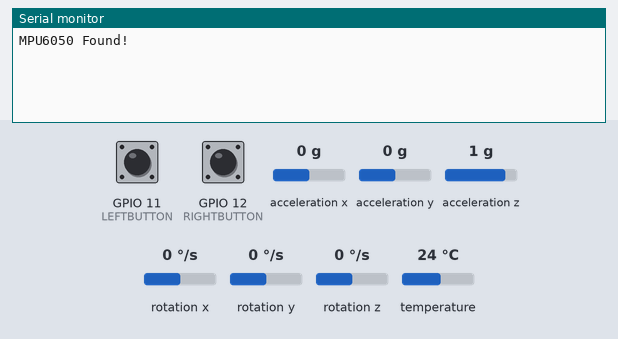
The sketch below on a simulated ESP32-S3. On the bench: the last lines printed to the serial monitor. The test bench sets the inputs (shaded band); at power-on: GPIO 11 (LEFTBUTTON) HIGH, GPIO 12 (RIGHTBUTTON) HIGH, acceleration x 0 g, acceleration y 0 g, acceleration z 1 g, rotation x 0 °/s, rotation y 0 °/s, rotation z 0 °/s, temperature 24 °C. USB keyboard and mouse output is not drawn.

Above: at 2.2 s.
2.3 s: GPIO 11 (LEFTBUTTON) pulled LOW for 3.2 s
At 6.3 s:
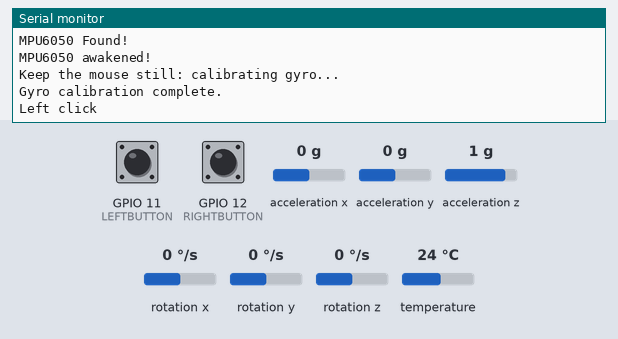
7.0 s: GPIO 12 (RIGHTBUTTON) pulled LOW for 0.15 s
At 7.4 s:
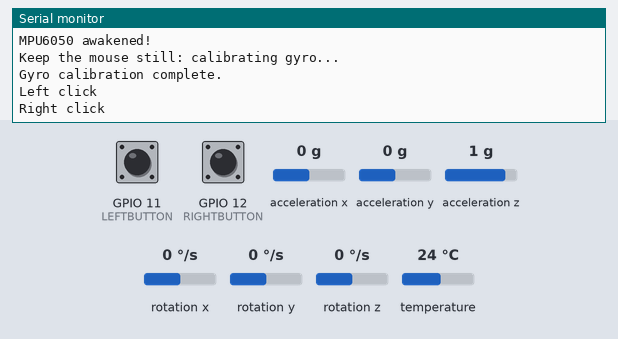

Measured:
- after the input at 2.3 s, the serial monitor: prints a new line after 3.1 s (image 1)
- after the input at 7.0 s, the serial monitor: prints a new line at once (image 2)

The sketch:

ESP32_AirMouse.ino
```cpp
/******接线说明********/
/*左键按钮————GPIO11
  右键按钮————GPIO12
  MPU6050 SCL————GPIO8（PB8）
  MPU6050 SDA————GPIO9（PB9）*/
#include <BleMouse.h>
#include <Adafruit_MPU6050.h>
#include <Wire.h>
#include <math.h>

#define LEFTBUTTON 11  //左键
#define RIGHTBUTTON 12  //右键
#define I2C_SCL 8
#define I2C_SDA 9
#define SPEED 5.0f

constexpr uint32_t SAMPLE_PERIOD_MS = 10;
constexpr uint16_t CALIBRATION_SAMPLES = 120;
constexpr float FILTER_ALPHA = 0.25f;
constexpr float GYRO_DEADBAND = 0.025f;  // rad/s

Adafruit_MPU6050 mpu;
BleMouse bleMouse;

bool sleepMPU = true;
bool leftButtonWasPressed = false;
bool rightButtonWasPressed = false;
float gyroZOffset = 0.0f;
float gyroXOffset = 0.0f;
float filteredMouseX = 0.0f;
float filteredMouseY = 0.0f;
float fractionalMouseX = 0.0f;
float fractionalMouseY = 0.0f;
uint32_t previousSampleMs = 0;

void calibrateGyro() {
  sensors_event_t a, g, temp;
  float zSum = 0.0f;
  float xSum = 0.0f;

  Serial.println("Keep the mouse still: calibrating gyro...");
  for (uint16_t i = 0; i < CALIBRATION_SAMPLES; ++i) {
    mpu.getEvent(&a, &g, &temp);
    zSum += g.gyro.z;
    xSum += g.gyro.x;
    delay(5);
  }

  gyroZOffset = zSum / CALIBRATION_SAMPLES;
  gyroXOffset = xSum / CALIBRATION_SAMPLES;
  filteredMouseX = 0.0f;
  filteredMouseY = 0.0f;
  fractionalMouseX = 0.0f;
  fractionalMouseY = 0.0f;
  previousSampleMs = millis();
  Serial.println("Gyro calibration complete.");
}

int8_t takeWholeCounts(float &fractionalCounts) {
  int16_t wholeCounts = static_cast<int16_t>(fractionalCounts);
  if (wholeCounts > 127) wholeCounts = 127;
  if (wholeCounts < -127) wholeCounts = -127;
  fractionalCounts -= wholeCounts;
  return static_cast<int8_t>(wholeCounts);
}

void setup() {
  Serial.begin(115200);

  pinMode(LEFTBUTTON, INPUT_PULLUP);
  pinMode(RIGHTBUTTON, INPUT_PULLUP);

  bleMouse.begin();

  Wire.begin(I2C_SDA, I2C_SCL);

  delay(1000);
  if (!mpu.begin()) {
    Serial.println("Failed to find MPU6050 chip");
    while (1) {
      delay(10);
    }
  }
  Serial.println("MPU6050 Found!");

  mpu.setGyroRange(MPU6050_RANGE_250_DEG);
  mpu.setFilterBandwidth(MPU6050_BAND_21_HZ);

  // Sleep until Bluetooth connects to avoid disturbing BLE startup.
  mpu.enableSleep(sleepMPU);
}

void loop() {
  if (!bleMouse.isConnected()) {
    if (!sleepMPU) {
      mpu.enableSleep(true);
      sleepMPU = true;
    }
    return;
  }

  if (sleepMPU) {
    delay(3000);
    Serial.println("MPU6050 awakened!");
    sleepMPU = false;
    mpu.enableSleep(false);
    delay(500);
    calibrateGyro();
  }

  const uint32_t now = millis();
  const uint32_t elapsedMs = now - previousSampleMs;
  if (elapsedMs < SAMPLE_PERIOD_MS) {
    delay(SAMPLE_PERIOD_MS - elapsedMs);
    return;
  }
  previousSampleMs = now;

  sensors_event_t a, g, temp;
  mpu.getEvent(&a, &g, &temp);

  float gyroZ = g.gyro.z - gyroZOffset;
  float gyroX = g.gyro.x - gyroXOffset;
  filteredMouseX += FILTER_ALPHA * (gyroZ - filteredMouseX);
  filteredMouseY += FILTER_ALPHA * (gyroX - filteredMouseY);

  if (fabsf(filteredMouseX) < GYRO_DEADBAND) filteredMouseX = 0.0f;
  if (fabsf(filteredMouseY) < GYRO_DEADBAND) filteredMouseY = 0.0f;

  // Gyro values are rad/s. SPEED preserves the existing sensitivity at 100 Hz;
  // fractional counts are carried forward instead of being lost to integer truncation.
  const float sampleScale = SPEED * (elapsedMs / 10.0f);
  fractionalMouseX += -filteredMouseX * sampleScale;
  fractionalMouseY += -filteredMouseY * sampleScale;
  const int8_t mouseX = takeWholeCounts(fractionalMouseX);
  const int8_t mouseY = takeWholeCounts(fractionalMouseY);

  if (mouseX != 0 || mouseY != 0) {
    bleMouse.move(mouseX, mouseY);
  }

  const bool leftButtonPressed = !digitalRead(LEFTBUTTON);
  if (leftButtonPressed && !leftButtonWasPressed) {
    Serial.println("Left click");
    bleMouse.click(MOUSE_LEFT);
  }
  leftButtonWasPressed = leftButtonPressed;

  const bool rightButtonPressed = !digitalRead(RIGHTBUTTON);
  if (rightButtonPressed && !rightButtonWasPressed) {
    Serial.println("Right click");
    bleMouse.click(MOUSE_RIGHT);
  }
  rightButtonWasPressed = rightButtonPressed;
}
```
